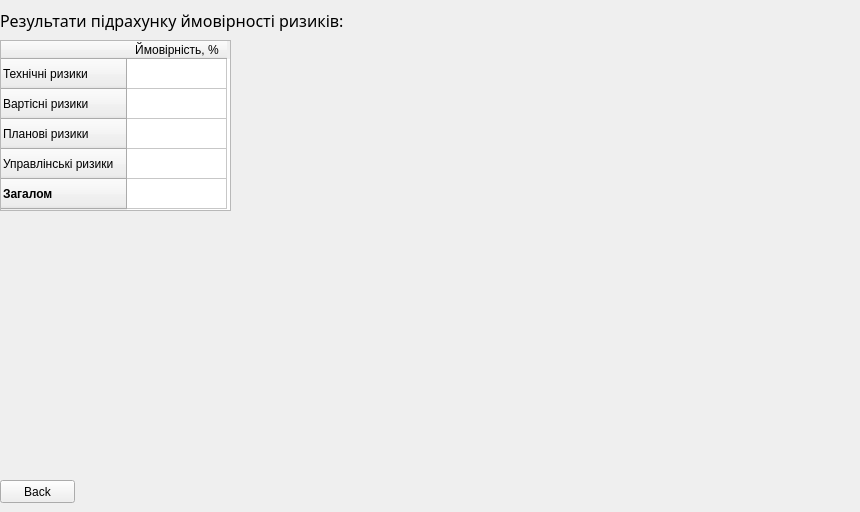
      <widget class="QWidget" name="page_3">
       <widget class="QTableWidget" name="risk_event_table">
        <property name="geometry">
         <rect>
          <x>0</x>
          <y>40</y>
          <width>231</width>
          <height>171</height>
         </rect>
        </property>
        <property name="verticalScrollBarPolicy">
         <enum>Qt::ScrollBarAlwaysOff</enum>
        </property>
        <property name="horizontalScrollBarPolicy">
         <enum>Qt::ScrollBarAlwaysOff</enum>
        </property>
        <property name="autoScroll">
         <bool>true</bool>
        </property>
        <property name="editTriggers">
         <set>QAbstractItemView::NoEditTriggers</set>
        </property>
        <property name="textElideMode">
         <enum>Qt::ElideMiddle</enum>
        </property>
        <row>
         <property name="text">
          <string>Технічні ризики</string>
         </property>
        </row>
        <row>
         <property name="text">
          <string>Вартісні ризики</string>
         </property>
        </row>
        <row>
         <property name="text">
          <string>Планові ризики</string>
         </property>
        </row>
        <row>
         <property name="text">
          <string>Управлінські ризики</string>
         </property>
        </row>
        <row>
         <property name="text">
          <string>Загалом</string>
         </property>
         <property name="font">
          <font>
           <weight>75</weight>
           <bold>true</bold>
          </font>
         </property>
        </row>
        <column>
         <property name="text">
          <string>Ймовірність, %</string>
         </property>
        </column>
        <item row="0" column="0">
         <property name="text">
          <string/>
         </property>
        </item>
       </widget>
       <widget class="QLabel" name="label_21">
        <property name="geometry">
         <rect>
          <x>0</x>
          <y>0</y>
          <width>851</width>
          <height>41</height>
         </rect>
        </property>
        <property name="font">
         <font>
          <family>Calibri Light</family>
          <pointsize>12</pointsize>
         </font>
        </property>
        <property name="text">
         <string>Результати підрахунку ймовірності ризиків:</string>
        </property>
       </widget>
       <widget class="QPushButton" name="risk_event_back_button">
        <property name="geometry">
         <rect>
          <x>0</x>
          <y>480</y>
          <width>75</width>
          <height>23</height>
         </rect>
        </property>
        <property name="text">
         <string>Back</string>
        </property>
       </widget>
      </widget>
